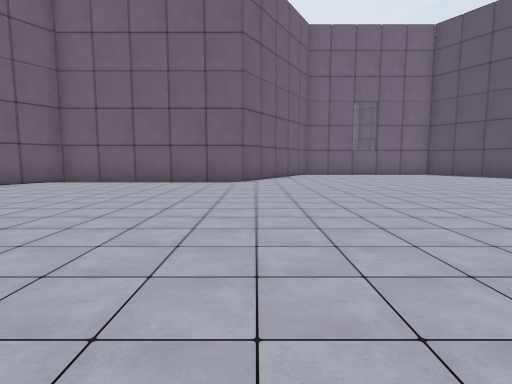
[1] (above)

14 first-person views from a walk through a Unity game level. The camera is 1.2 m above the floor, tilts 6° down and sees 80° across. The floor is counted in squares, 2 m on a side. Each view is taken from the middle of a square. On the plan, view 1 faces up. The plan holds only what a view shows up to about 9 squares ahead; the rest is blank. The place goes on beyond the plan. The player is left out.

[2]
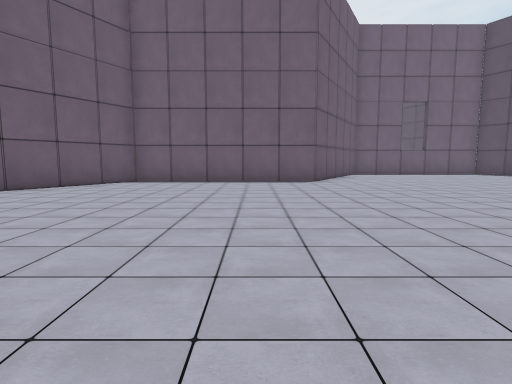

[3]
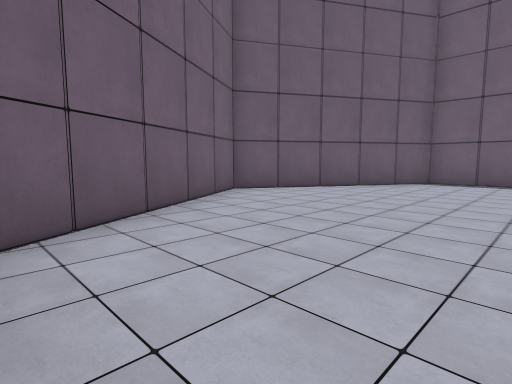

[4]
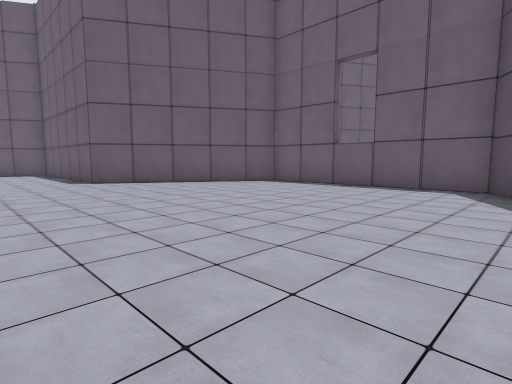

[5]
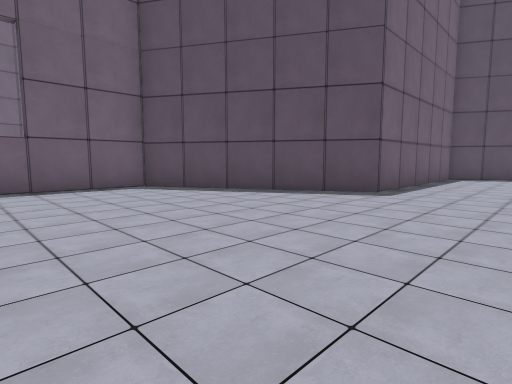

[6]
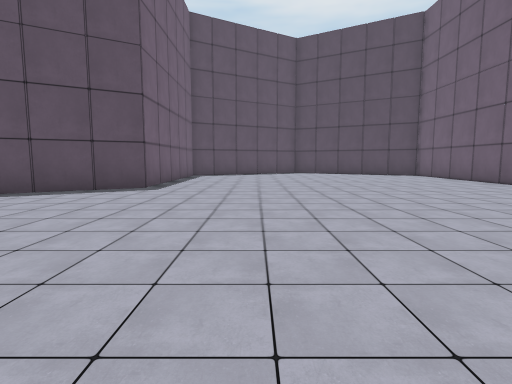

[7]
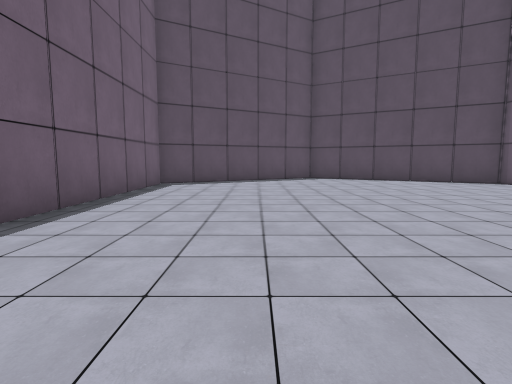

[8]
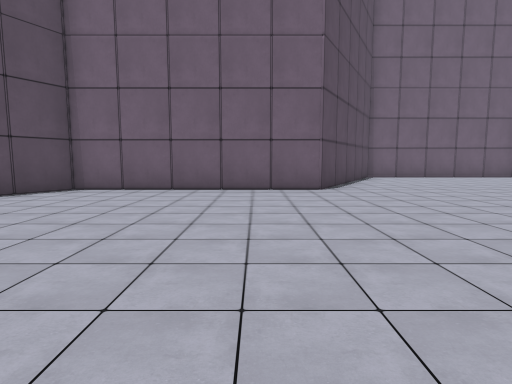

[9]
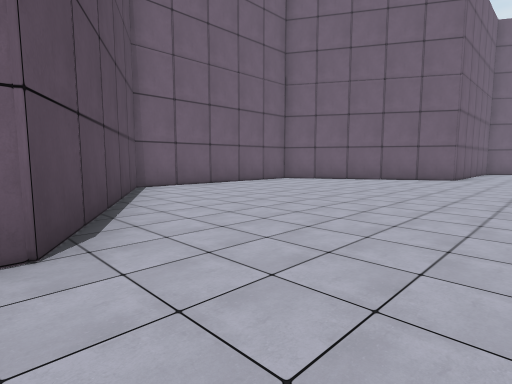

[10]
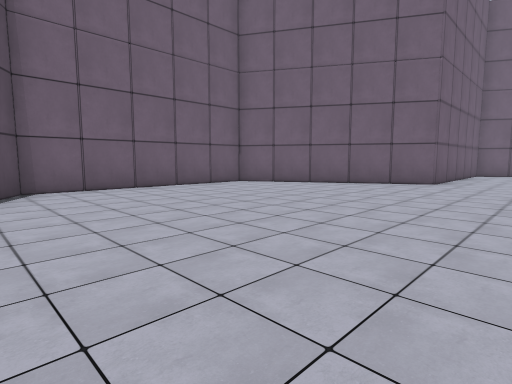

[11]
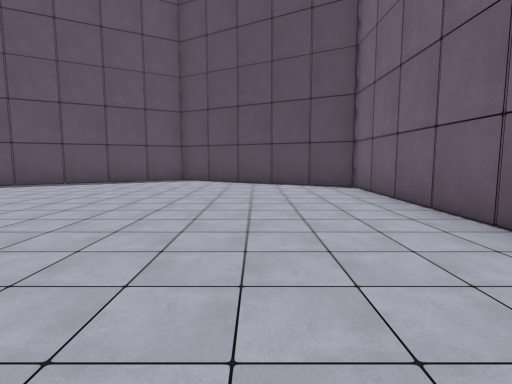

[12]
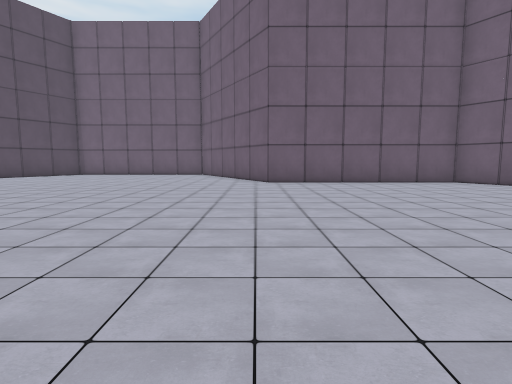

[13]
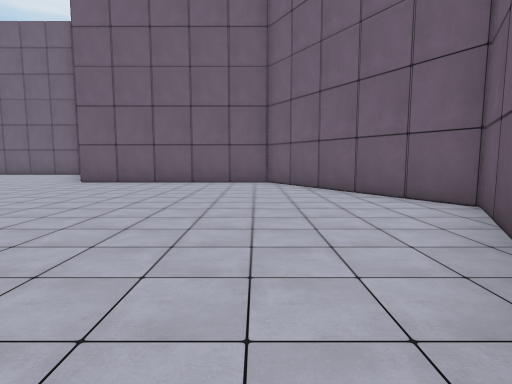

[14]
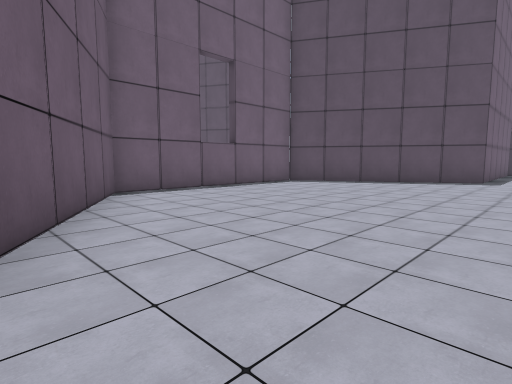

### Floor plan
Points are (right, up) in squares from view 1. A wall is a line through its corners. A room is listed if a view was taken in it or the views show most of it. See-through windows are left out.
Room 1 (views 1, 2, 3, 4, 5, 6, 7, 8, 9, 10, 11, 12, 13, 14)
walls: (9.7, -0.1) (14.7, -0.1) (15.2, 0.9); (9.1, 9.2) (8.2, 11.1); (9.2, 9.2) (8, 11); (-0.3, -0.1) (2.2, -4.5) (7.2, -4.5) (9.7, -0.1); (10.5, -0.1) (11.8, -0.3); (-0.3, 8.5) (-5.3, 8.5); (8.7, -1.9) (9.2, -0.9); (0.1, -1) (0.6, -2) (1.8, -3.7); (8.1, -2.7) (8.7, -1.8); (-1.2, 8.5) (-2.4, 8.6); (1.1, -2.7) (1.6, -3.7); (11.6, -0.2) (12.8, -0.1); (-1.4, 8.6) (-2.5, 8.5); (1.3, 11.1) (0.1, 9.4); (11.8, 8.3) (9.5, 8.5) (7.1, 12.8) (4.9, 12.6); (11.7, 8.5) (10.6, 8.4); (1.1, 11.2) (0.2, 9.2); (7.6, 11.8) (7.1, 12.8); (5.2, -4.6) (6.3, -4.5); (6.1, 12.6) (5, 12.7); (3.2, -4.6) (4.3, -4.5); (4, 12.8) (2.9, 12.7); (7.1, 12.7) (2.1, 12.7) (1.7, 11.9); (2.1, 12.7) (-0.3, 8.5); (-3.2, 8.4) (-5.3, 8.6) (-7.8, 4.3) (-6.9, 2.3); (-3.3, 8.6) (-4.5, 8.5); (13.9, 8.3) (12.6, 8.4); (-4.4, -0.1) (-3.3, -0.2); (14.7, -0.1) (17.2, 4.2) (14.7, 8.5) (9.5, 8.5); (15.1, 0.7) (15.8, 1.6); (15.6, 1.5) (16.2, 2.6); (15.6, 6.7) (15.1, 7.7); (-5.2, -0.1) (-0.3, -0.1) (0.3, -1.1); (15.8, 6.8) (15.1, 7.7); (16.1, 2.4) (16.8, 3.3); (-5.8, 7.7) (-6.4, 6.8) (-7.3, 4.9); (-6.3, 1.7) (-5.4, -0.3); (16.6, 4.9) (16.2, 5.9); (-6.5, 1.6) (-5.2, -0.2) (-4.2, -0.1); (16.8, 5.1) (16.1, 6); (-6.8, 6) (-7.4, 5.1); (-7.8, 4.2) (-7.2, 3.2); (-7.8, 4.2) (-5.3, -0.2)

Positions as (right, up) in squares from view 1, and headings:
1: (0, 0), facing up
2: (-2, 0), facing up
3: (-3, 0), facing up-left
4: (8, 6), facing up-left
5: (4, 6), facing up-right
6: (3, 6), facing right
7: (7, 6), facing right
8: (11, 6), facing down
9: (10, 2), facing down-left
10: (8, 2), facing down-left
11: (8, 2), facing right
12: (0, 8), facing down
13: (-5, 8), facing down
14: (0, 7), facing up-right
